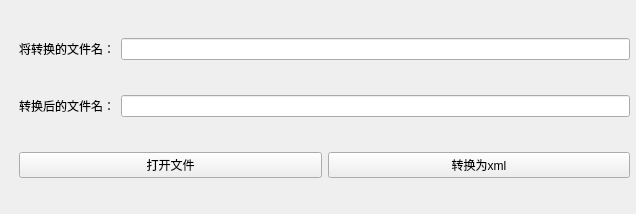
<?xml version="1.0" encoding="UTF-8"?>
<ui version="4.0">
 <class>MainWindow</class>
 <widget class="QMainWindow" name="MainWindow">
  <property name="geometry">
   <rect>
    <x>0</x>
    <y>0</y>
    <width>636</width>
    <height>214</height>
   </rect>
  </property>
  <property name="windowTitle">
   <string>MainWindow</string>
  </property>
  <widget class="QWidget" name="centralwidget">
   <widget class="QWidget" name="verticalLayoutWidget">
    <property name="geometry">
     <rect>
      <x>19</x>
      <y>9</y>
      <width>611</width>
      <height>201</height>
     </rect>
    </property>
    <layout class="QVBoxLayout" name="verticalLayout">
     <item>
      <layout class="QHBoxLayout" name="horizontalLayout_6">
       <item>
        <widget class="QLabel" name="label">
         <property name="text">
          <string>将转换的文件名：</string>
         </property>
        </widget>
       </item>
       <item>
        <widget class="QLineEdit" name="lineEdit"/>
       </item>
      </layout>
     </item>
     <item>
      <layout class="QHBoxLayout" name="horizontalLayout_5">
       <item>
        <widget class="QLabel" name="label_2">
         <property name="text">
          <string>转换后的文件名：</string>
         </property>
        </widget>
       </item>
       <item>
        <widget class="QLineEdit" name="lineEdit_2"/>
       </item>
      </layout>
     </item>
     <item>
      <layout class="QHBoxLayout" name="horizontalLayout_2">
       <item>
        <layout class="QHBoxLayout" name="horizontalLayout">
         <item>
          <widget class="QPushButton" name="pushButton">
           <property name="text">
            <string>打开文件</string>
           </property>
          </widget>
         </item>
         <item>
          <widget class="QPushButton" name="pushButton_2">
           <property name="text">
            <string>转换为xml</string>
           </property>
          </widget>
         </item>
        </layout>
       </item>
      </layout>
     </item>
    </layout>
   </widget>
  </widget>
 </widget>
 <resources/>
 <connections>
  <connection>
   <sender>pushButton</sender>
   <signal>clicked()</signal>
   <receiver>MainWindow</receiver>
   <slot>getFileName()</slot>
   <hints>
    <hint type="sourcelabel">
     <x>201</x>
     <y>181</y>
    </hint>
    <hint type="destinationlabel">
     <x>227</x>
     <y>130</y>
    </hint>
   </hints>
  </connection>
  <connection>
   <sender>pushButton_2</sender>
   <signal>clicked()</signal>
   <receiver>MainWindow</receiver>
   <slot>dealShaxToXml()</slot>
   <hints>
    <hint type="sourcelabel">
     <x>431</x>
     <y>173</y>
    </hint>
    <hint type="destinationlabel">
     <x>459</x>
     <y>137</y>
    </hint>
   </hints>
  </connection>
 </connections>
 <slots>
  <slot>getFileName()</slot>
  <slot>dealShaxToXml()</slot>
 </slots>
</ui>
